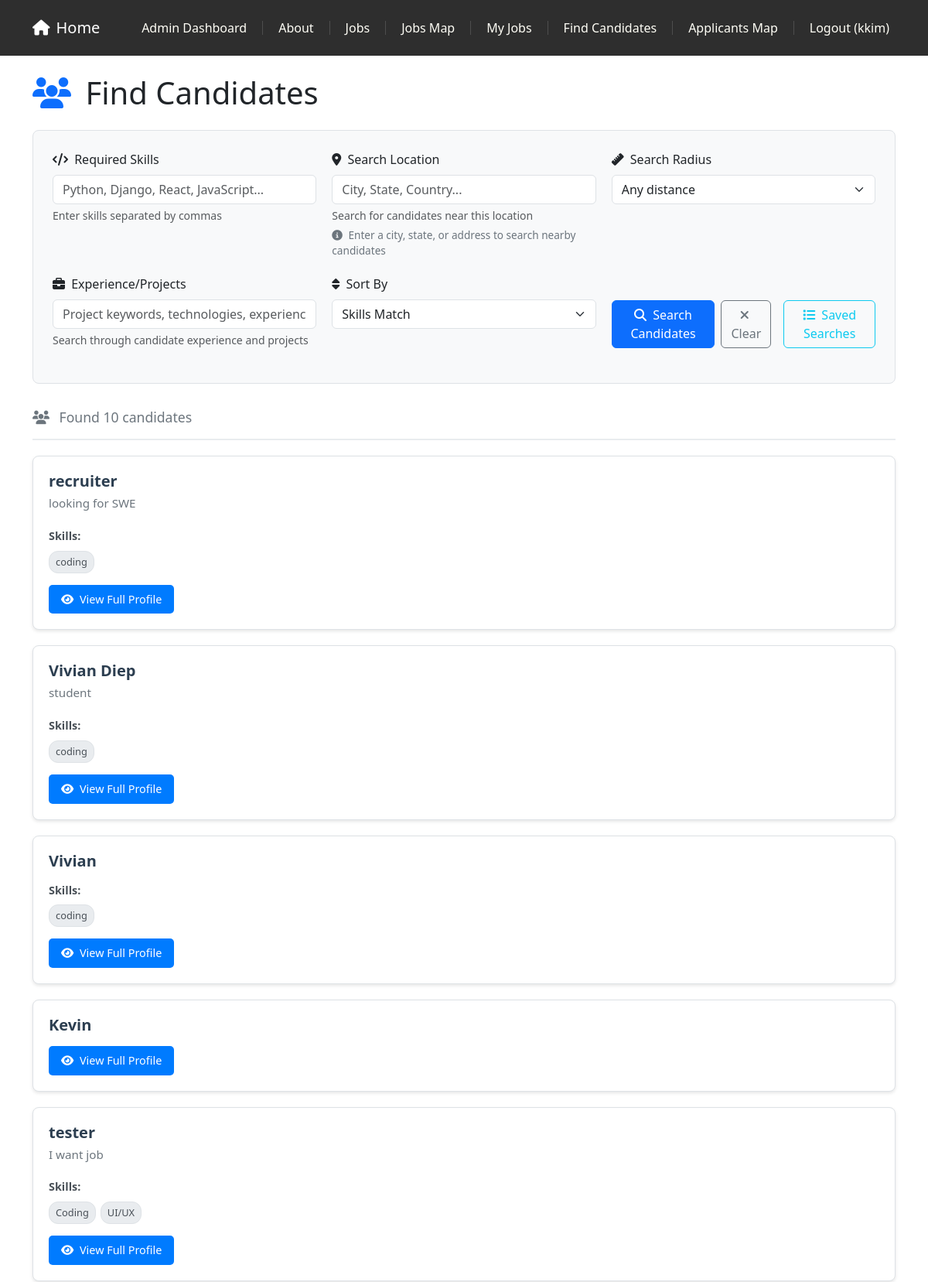
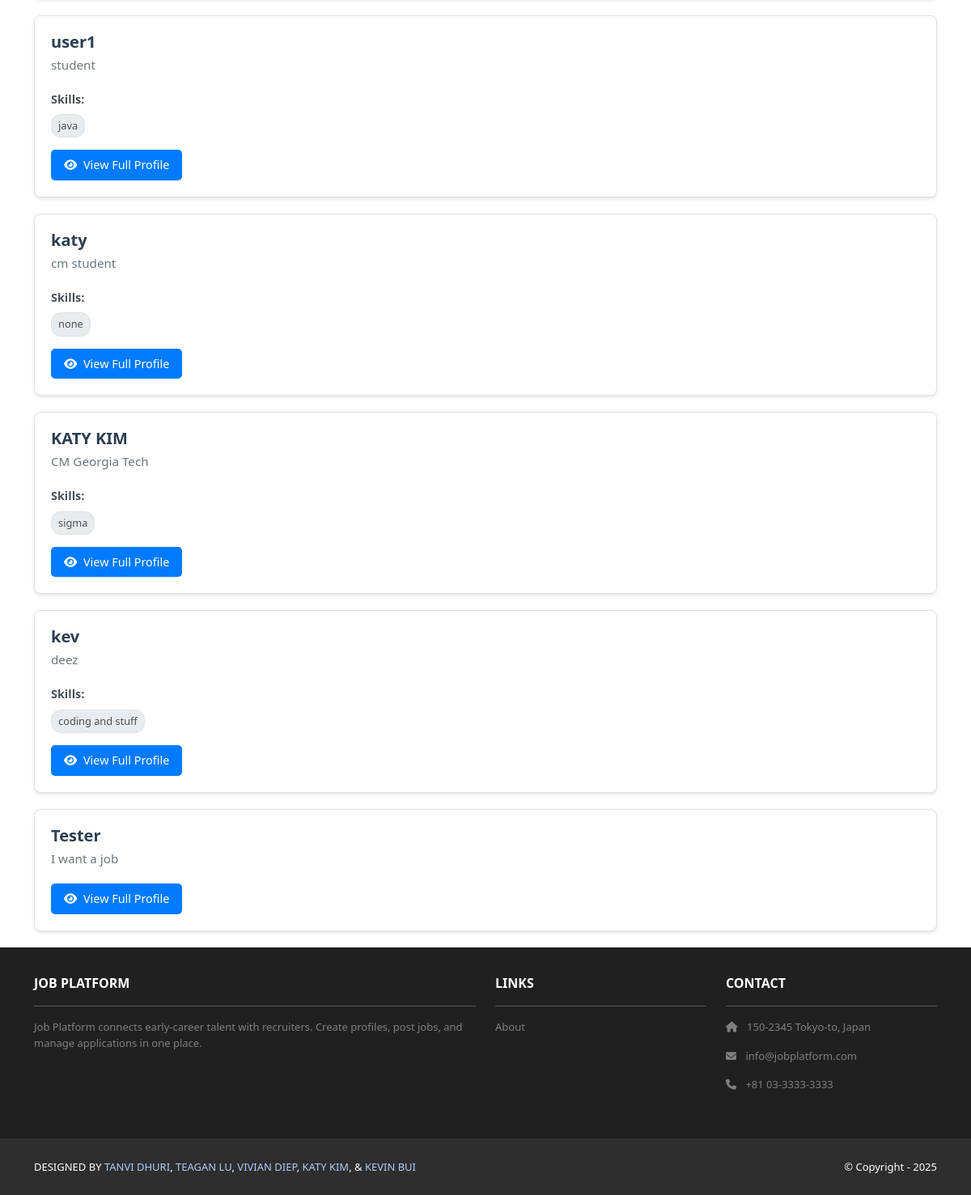
Before: /jobs/recruiter/candidates/ (signed in) with the older database file (2 pictures, top to bottom).
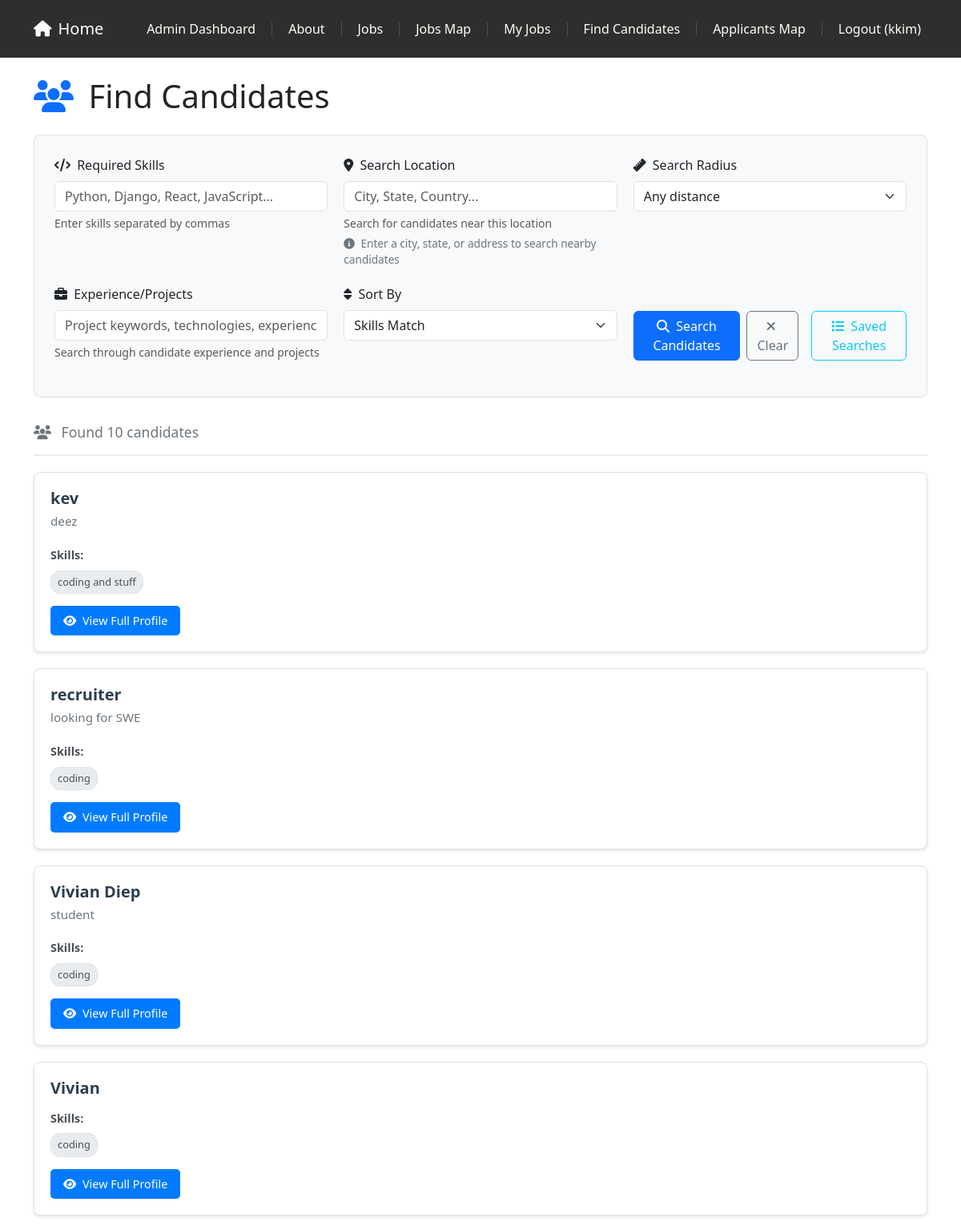
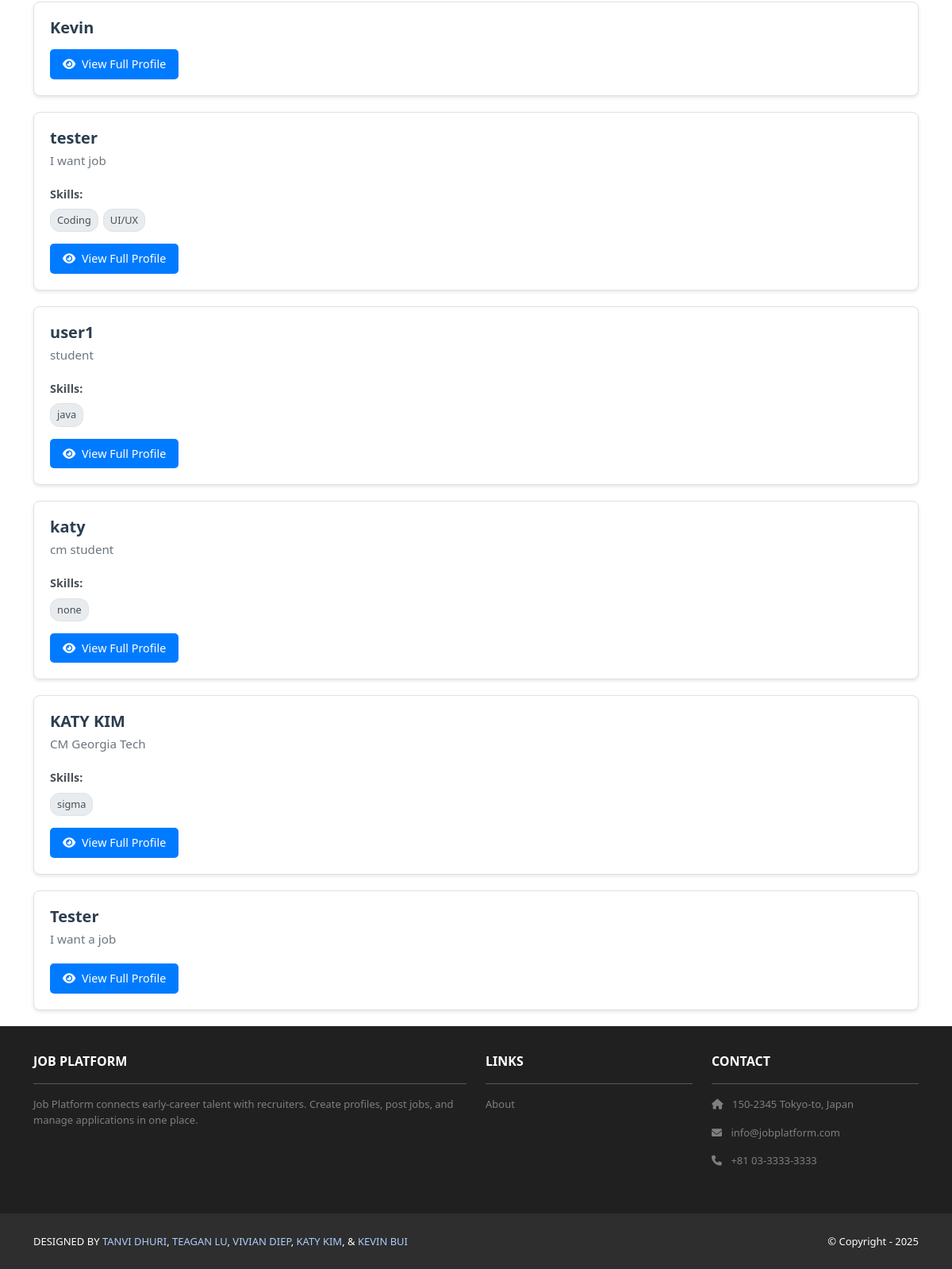
After: the same page with the newer database file (2 pictures, top to bottom).
### profiles/models.py (models this page shows, shortened)
class Profile(models.Model):
	user = models.OneToOneField(settings.AUTH_USER_MODEL, on_delete=models.CASCADE, related_name='profile')
	name = models.CharField(max_length=150)
	headline = models.CharField(max_length=150, blank=True)
	skills = models.TextField(blank=True)
	education = models.TextField(blank=True)
	experience = models.TextField(blank=True)
	links = models.TextField(blank=True, help_text='Any links (one per line)')
	is_public = models.BooleanField(default=True, help_text='Make your profile visible to recruiters')
	show_contact_info = models.BooleanField(default=True, help_text='Show contact information to recruiters')
	show_experience = models.BooleanField(default=True, help_text='Show work experience to recruiters')
	show_education = models.BooleanField(default=True, help_text='Show education to recruiters')
	show_skills = models.BooleanField(default=True, help_text='Show skills to recruiters')
	show_links = models.BooleanField(default=True, help_text='Show links to recruiters')
	preferred_location_lat = models.DecimalField(max_digits=9, decimal_places=6, null=True, blank=True, help_text='Latitude of preferred location')
	preferred_location_lng = models.DecimalField(max_digits=9, decimal_places=6, null=True, blank=True, help_text='Longitude of preferred location')
	preferred_location_address = models.CharField(max_length=255, blank=True, help_text='Address of preferred location')
	commute_radius = models.IntegerField(default=25, help_text='Preferred commute radius in miles')
	created_at = models.DateTimeField(auto_now_add=True)
	updated_at = models.DateTimeField(auto_now=True)

### jobs/views.py (the view, shortened to what this page needs)
# urls.py: path('recruiter/candidates/', views.CandidateSearchView.as_view(), name='candidate_search'),
class CandidateSearchView(LoginRequiredMixin, RecruiterRequiredMixin, ListView):
    model = Profile
    template_name = 'jobs/candidate_search.html'
    context_object_name = 'candidates'
    paginate_by = 10
    def get_queryset(self):
        queryset = Profile.objects.filter(
            is_public=True
        ).select_related('user').order_by('-updated_at')
        form = CandidateSearchForm(self.request.GET)
        if form.is_valid():
            cleaned_data = form.cleaned_data
            if cleaned_data.get('experience'):
                experience_query = cleaned_data['experience']
                queryset = queryset.filter(
                    Q(experience__icontains=experience_query) |
                    Q(education__icontains=experience_query)
                )
            search_lat = cleaned_data.get('search_lat')
            search_lng = cleaned_data.get('search_lng')
            distance_radius = cleaned_data.get('distance_radius')
        return queryset
    def get_context_data(self, **kwargs):
        context = super().get_context_data(**kwargs)
        form = CandidateSearchForm(self.request.GET)
        context['form'] = form
        candidates_with_matches = []
        search_skills = []
        if form.is_valid() and form.cleaned_data.get('skills'):
            search_skills = [skill.strip().lower() for skill in form.cleaned_data['skills'].split(',') if skill.strip()]
        search_lat = None
        search_lng = None
        if form.is_valid():
            search_lat = form.cleaned_data.get('search_lat')
            search_lng = form.cleaned_data.get('search_lng')
        for candidate in context['candidates']:
            skills_list = []
            if candidate.skills:
                raw_skills = candidate.skills.replace('\n', ',').split(',')
                skills_list = [skill.strip() for skill in raw_skills if skill.strip()]
            candidate_data = {
                'profile': candidate,
                'skills_list': skills_list,
                'skills_match_percentage': 0,
                'matching_skills': [],
                'distance_from_search': None
            }
            candidates_with_matches.append(candidate_data)
        sort_by = form.cleaned_data.get('sort_by', 'skills_match') if form.is_valid() else 'skills_match'
        if sort_by == 'skills_match':
            candidates_with_matches.sort(key=lambda x: (-x['skills_match_percentage'], x['profile'].updated_at), reverse=True)
        elif sort_by == 'distance':
            candidates_with_matches.sort(key=lambda x: (x['distance_from_search'] or float('inf'), -x['skills_match_percentage']))
        elif sort_by == 'recent':
            candidates_with_matches.sort(key=lambda x: x['profile'].updated_at, reverse=True)
        elif sort_by == 'name':
            candidates_with_matches.sort(key=lambda x: x['profile'].name.lower())
        context['candidates'] = candidates_with_matches
        context['GOOGLE_MAPS_API_KEY'] = settings.GOOGLE_MAPS_API_KEY
        return context

### accounts/templatetags/account_tags.py (called while the page is built)
@register.filter(name='has_group')
def has_group(user, group_name: str) -> bool:
    if not getattr(user, 'is_authenticated', False):
        return False
    return user.groups.filter(name=group_name).exists() or getattr(user, 'is_superuser', False)

### jobs/views.py (called while the page is built)
def is_admin(user):
    return user.is_superuser or user.groups.filter(name='admin').exists()

    def test_func(self):
        return is_admin(self.request.user) or is_recruiter(self.request.user)

### jobs/templates/jobs/candidate_search.html (shortened to what the changed rows need)
{% extends 'base.html' %}
{% load static %}
{% block extra_css %}
<link rel="stylesheet" href="{% static 'css/style.css' %}">
{% endblock %}
{% block content %}
<div class="container mt-4">
    <div class="row">
        <div class="col-12">
            <h1 class="mb-4">
                <i class="fas fa-users text-primary me-2"></i>
                Find Candidates
            </h1>
            {% if candidates %}
                <div class="candidates-list">
                    {% for candidate_data in candidates %}
                        <div class="candidate-card">
                            <div class="candidate-header">
                                <div>
                                    <h3 class="candidate-name">{{ candidate_data.profile.name }}</h3>
                                    {% if candidate_data.profile.headline %}
                                        <p class="candidate-headline">{{ candidate_data.profile.headline }}</p>
                                    {% endif %}
                                </div>
                            </div>
                            {% if candidate_data.skills_list %}
                                <div class="skills-section">
                                    <div class="skills-label">Skills:</div>
                                    <div class="skills-list">
                                        {% for skill in candidate_data.skills_list %}
                                            <span class="skill-tag {% if skill|lower in candidate_data.matching_skills %}matching{% endif %}">
                                                {{ skill }}
                                            </span>
                                        {% endfor %}
                                    </div>
                                </div>
                            {% endif %}
                            <div class="candidate-actions">
                                <button type="button" class="btn btn-view-profile"
                                        data-bs-toggle="modal"
                                        data-bs-target="#candidateModal{{ candidate_data.profile.id }}">
                                    <i class="fas fa-eye me-1"></i>
                                    View Full Profile
                                </button>
                            </div>
                        </div>
                    {% endfor %}
                </div>
            {% endif %}
        </div>
    </div>
</div>
{% endblock %}

Changed rows visible on the page:
changed Profile "kev": moves up the list
